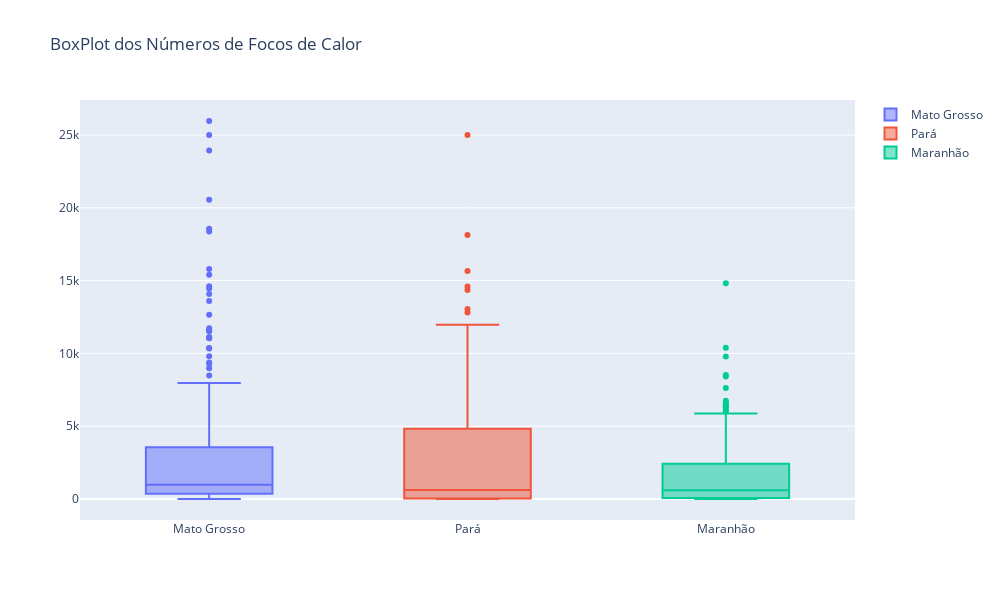

The code cell stored with this chart in its notebook:
### Code cell
plot_box_plot(base)

### Figure 1 — Plotly figure (JSON) as saved in the notebook; plotly's stock layout.template omitted (floating-point values rounded to 4 significant figures; data arrays with more than 128 entries replaced by an {"elided": "..."} marker saying what was removed)
{"data": [{"name": "Mato Grosso", "type": "box", "y": {"elided": "239 int values"}}, {"name": "Pará", "type": "box", "y": {"elided": "239 int values"}}, {"name": "Maranhão", "type": "box", "y": {"elided": "239 int values"}}], "layout": {"height": 600, "title": {"text": "BoxPlot dos Números de Focos de Calor"}, "width": 1000}}
